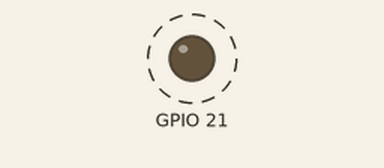
The program below on a simulated Raspberry Pi (BCM pin numbers). On the bench: output pins drawn as LEDs (lit = HIGH). Dashed ring = blinking. What the program prints to the terminal is not drawn. At 7.5 s the program stops and its outputs stay as they are.

Above: at 0.2 s.
Timing chart, 0 to 3.5 s (numbered marks = the images above):
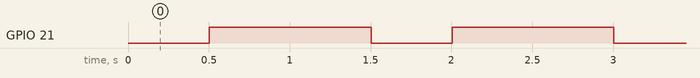

Measured:
- by itself, GPIO 21: alternates HIGH for 1.0 s and LOW for 0.50 s

The program:

pigpio_led.py
```python
#! /usr/bin/env python
# -*- coding: utf-8 -*-

import pigpio
import time

pi = pigpio.pi()
pi.set_mode(21, pigpio.OUTPUT) #GPIO 21 as output Anode

counter = 0
while (counter < 5):
  pi.write(21, 0) #as Anode Low
  print (pi.read(21))
  time.sleep(0.5)
  pi.write(21, 1) #as Anode Hige
  print (pi.read(21))
  time.sleep(1)
  counter = counter + 1

pi.write(21, 0) #as Anode Low
print (".-.-.-.-.-.")

# cleanup
pi.set_mode(21, pigpio.INPUT)
pi.stop()
```
